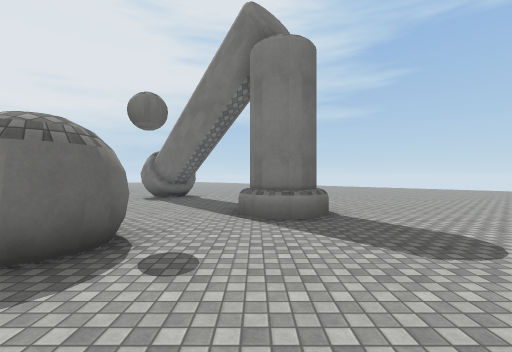
[1] (above)

15 first-person views from a walk through a Unity game level. The camera is 1.5 m above the floor, looks level and sees 90° across. The floor is counted in squares, 2 m on a side. Each view is taken from the middle of a square. On the plan, view 1 faces up. The plan holds only what a view shows up to about 9 squares ahead; the rest is blank. The place goes on beyond the plan. Surface patterns are stand-ins for the level's own textures.

[2]
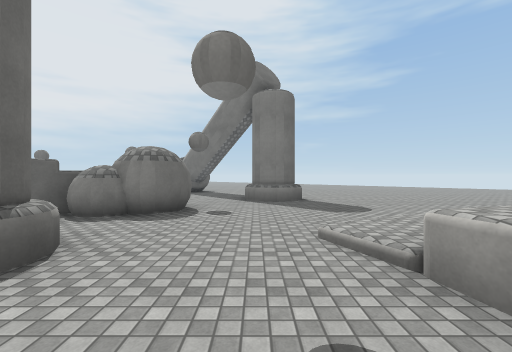

[3]
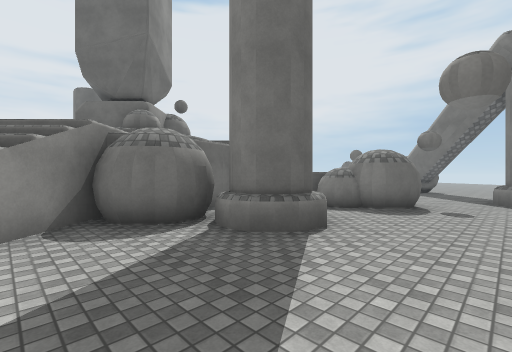

[4]
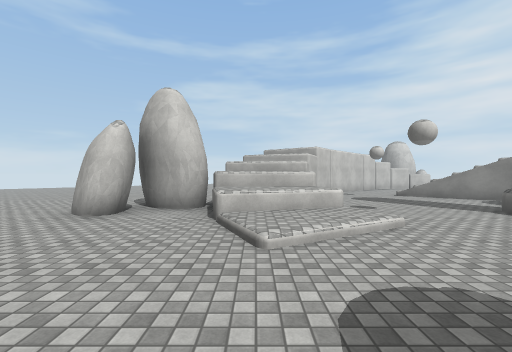

[5]
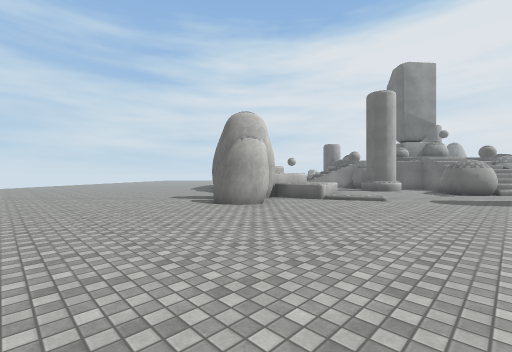

[6]
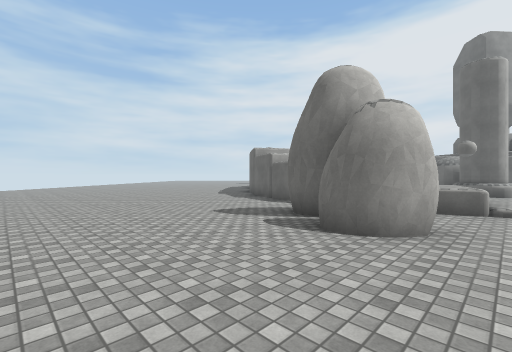

[7]
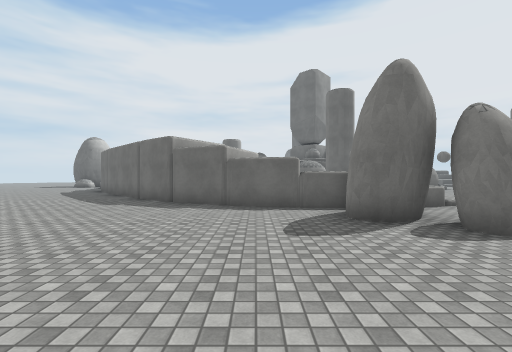

[8]
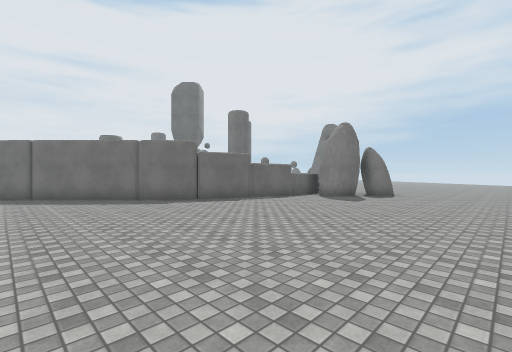

[9]
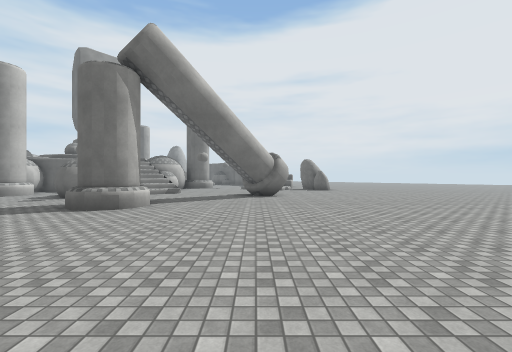

[10]
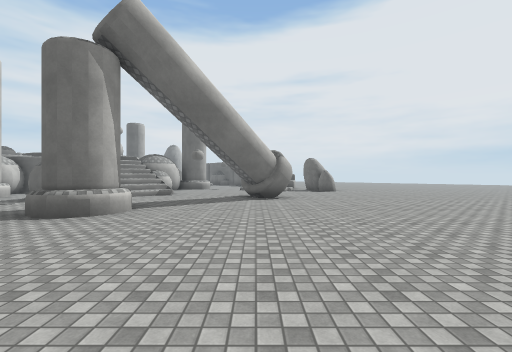

[11]
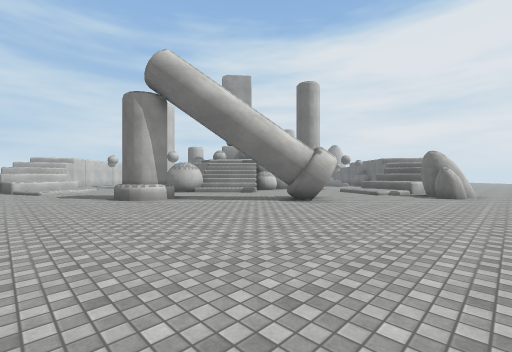

[12]
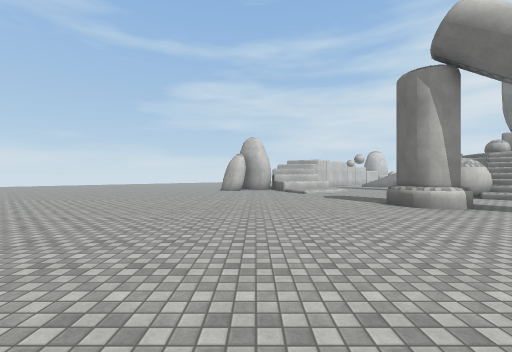

[13]
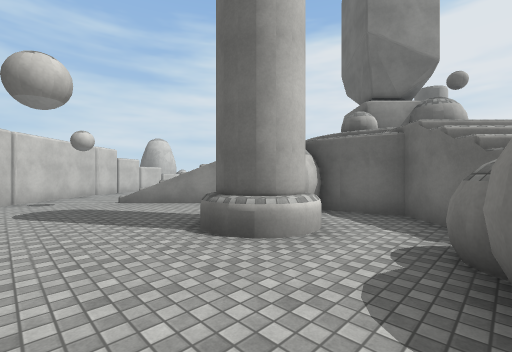

[14]
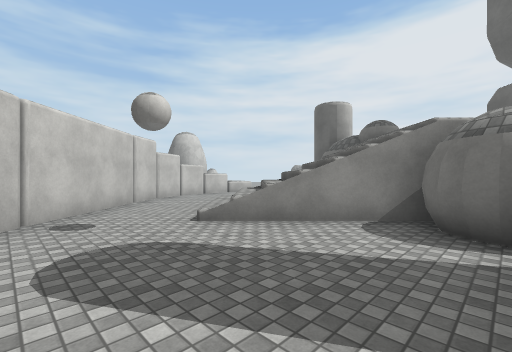

[15]
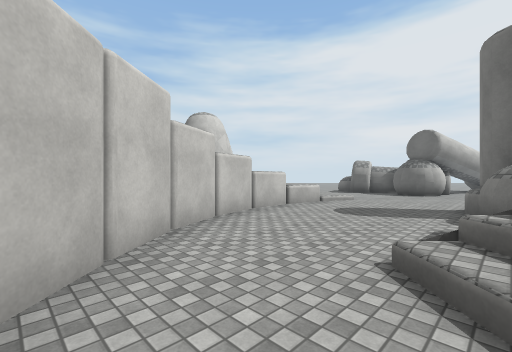

### Floor plan
Key: @ floor where view 1 was taken; # wall or solid block; . main floor; : floor 0.25 m higher than the main floor; / step, stairs or slope; = window, fence, low wall or low ledge; ^ raised ledge.
Columns run from 12 left of view 1 to 11 right of it. Each row starts with its distance up from view 1.
 14      ............
 13      #...........
 12      #............
 11        ............
 10         .#..........
  9         ##...........
  8         ..............
  7          ..............
  6          ...^#..........
  5          ...##..........
  4          /..............
  3        =/##.............
  2        ####.............
  1       ##......//........
  0       #..^..@/::........
 -1       ####^../^^..#.....
 -2        ##.....^^###.....
 -3        #......  ###.....
 -4       ###....  ##.......
 -5       #===...  #........
 -6       #=//...  #........
 -7    ###.=/...####........
 -8 ...........####.........
 -9 ..........####.........
-10  ........####..........
-11   :=...#####...........
-12     ^^##  #............

Where each view was taken, in squares from view 1:
view 1: 0 up, 0 right, facing up
view 2: 3 down, 0 right, facing up
view 3: 4 down, 0 right, facing up-left
view 4: 4 up, 3 right, facing down
view 5: 4 up, 11 right, facing down-left
view 6: 0 up, 10 right, facing down-left
view 7: 5 down, 10 right, facing left
view 8: 12 down, 10 right, facing up-left
view 9: 9 up, 7 right, facing left
view 10: 9 up, 6 right, facing left
view 11: 14 up, 4 right, facing down-left
view 12: 12 up, 5 right, facing down
view 13: 2 up, 0 right, facing down-left
view 14: 2 down, 0 right, facing down-left
view 15: 7 down, 2 left, facing down-left
